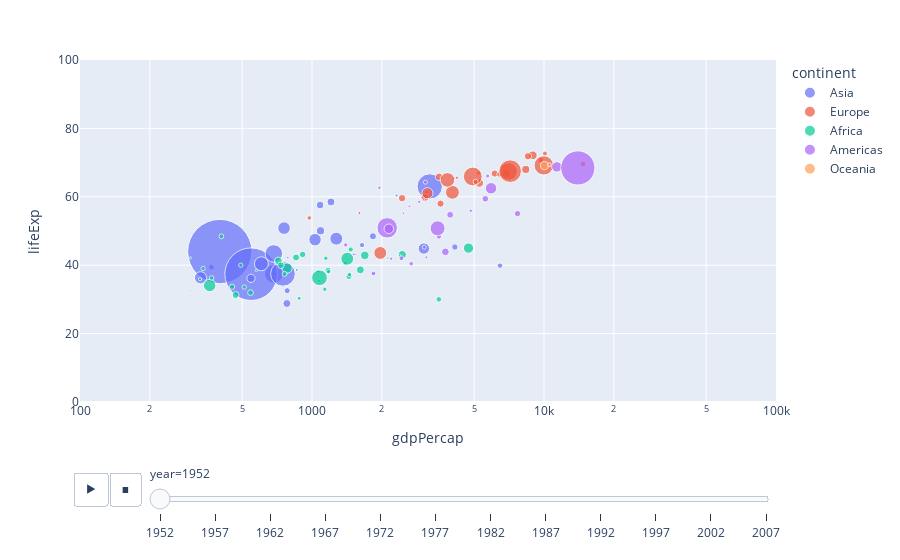

The notebook cell this image was saved under:
### Code cell
fig = px.scatter(df,
                 x = 'gdpPercap',
                 y = 'lifeExp',
                 size = 'pop',
                 color='continent',
                 hover_name='country',
                 animation_frame='year',
                 range_x=[100,100000],
                 animation_group='country',
                 log_x=True,
                 range_y=[0, 100],
                 size_max=70)

fig

### Figure 1 — Plotly figure (JSON) as saved in the notebook; plotly's stock layout.template omitted (floating-point values rounded to 4 significant figures)
{"data": [{"hovertemplate": "<b>%{hovertext}</b><br><br>continent=Asia<br>year=1952<br>gdpPercap=%{x}<br>lifeExp=%{y}<br>pop=%{marker.size}<extra></extra>", "hovertext": ["Afghanistan", "Bahrain", "Bangladesh", "Cambodia", "China", "Hong Kong, China", "India", "Indonesia", "Iran", "Iraq", "Israel", "Japan", "Jordan", "Korea, Dem. Rep.", "Korea, Rep.", "Kuwait", "Lebanon", "Malaysia", "Mongolia", "Myanmar", "Nepal", "Oman", "Pakistan", "Philippines", "Saudi Arabia", "Singapore", "Sri Lanka", "Syria", "Taiwan", "Thailand", "Vietnam", "West Bank and Gaza", "Yemen, Rep."], "ids": ["Afghanistan", "Bahrain", "Bangladesh", "Cambodia", "China", "Hong Kong, China", "India", "Indonesia", "Iran", "Iraq", "Israel", "Japan", "Jordan", "Korea, Dem. Rep.", "Korea, Rep.", "Kuwait", "Lebanon", "Malaysia", "Mongolia", "Myanmar", "Nepal", "Oman", "Pakistan", "Philippines", "Saudi Arabia", "Singapore", "Sri Lanka", "Syria", "Taiwan", "Thailand", "Vietnam", "West Bank and Gaza", "Yemen, Rep."], "legendgroup": "Asia", "marker": {"color": "#636efa", "size": [8425333, 120447, 46886859, 4693836, 556263527, 2125900, 372000000, 82052000, 17272000, 5441766, 1620914, 86459025, 607914, 8865488, 20947571, 160000, 1439529, 6748378, 800663, 20092996, 9182536, 507833, 41346560, 22438691, 4005677, 1127000, 7982342, 3661549, 8550362, 21289402, 26246839, 1030585, 4963829], "sizemode": "area", "sizeref": 269100.0, "symbol": "circle"}, "mode": "markers", "name": "Asia", "orientation": "v", "showlegend": true, "type": "scatter", "x": [779.4, 9867.0, 684.2, 368.5, 400.4, 3054.0, 546.6, 749.7, 3035.0, 4130.0, 4087.0, 3217.0, 1547.0, 1088.0, 1031.0, 108400.0, 4835.0, 1831.0, 786.6, 331, 545.9, 1828.0, 684.6, 1273.0, 6460.0, 2315.0, 1084.0, 1643.0, 1207.0, 757.8, 605.1, 1516.0, 781.7], "xaxis": "x", "y": [28.8, 50.94, 37.48, 39.42, 44, 60.96, 37.37, 37.47, 44.87, 45.32, 65.39, 63.03, 43.16, 50.06, 47.45, 55.56, 55.93, 48.46, 42.24, 36.32, 36.16, 37.58, 43.44, 47.75, 39.88, 60.4, 57.59, 45.88, 58.5, 50.85, 40.41, 43.16, 32.55], "yaxis": "y"}, {"hovertemplate": "<b>%{hovertext}</b><br><br>continent=Europe<br>year=1952<br>gdpPercap=%{x}<br>lifeExp=%{y}<br>pop=%{marker.size}<extra></extra>", "hovertext": ["Albania", "Austria", "Belgium", "Bosnia and Herzegovina", "Bulgaria", "Croatia", "Czech Republic", "Denmark", "Finland", "France", "Germany", "Greece", "Hungary", "Iceland", "Ireland", "Italy", "Montenegro", "Netherlands", "Norway", "Poland", "Portugal", "Romania", "Serbia", "Slovak Republic", "Slovenia", "Spain", "Sweden", "Switzerland", "Turkey", "United Kingdom"], "ids": ["Albania", "Austria", "Belgium", "Bosnia and Herzegovina", "Bulgaria", "Croatia", "Czech Republic", "Denmark", "Finland", "France", "Germany", "Greece", "Hungary", "Iceland", "Ireland", "Italy", "Montenegro", "Netherlands", "Norway", "Poland", "Portugal", "Romania", "Serbia", "Slovak Republic", "Slovenia", "Spain", "Sweden", "Switzerland", "Turkey", "United Kingdom"], "legendgroup": "Europe", "marker": {"color": "#EF553B", "size": [1282697, 6927772, 8730405, 2791000, 7274900, 3882229, 9125183, 4334000, 4090500, 42459667, 69145952, 7733250, 9504000, 147962, 2952156, 47666000, 413834, 10381988, 3327728, 25730551, 8526050, 16630000, 6860147, 3558137, 1489518, 28549870, 7124673, 4815000, 22235677, 50430000], "sizemode": "area", "sizeref": 269100.0, "symbol": "circle"}, "mode": "markers", "name": "Europe", "orientation": "v", "showlegend": true, "type": "scatter", "x": [1601.0, 6137.0, 8343.0, 973.5, 2444.0, 3119.0, 6876.0, 9692.0, 6425.0, 7030.0, 7144.0, 3531.0, 5264.0, 7268.0, 5210.0, 4931.0, 2648.0, 8942.0, 10100.0, 4029.0, 3068.0, 3145.0, 3581.0, 5075.0, 4215.0, 3834.0, 8528.0, 14730.0, 1969.0, 9980.0], "xaxis": "x", "y": [55.23, 66.8, 68, 53.82, 59.6, 61.21, 66.87, 70.78, 66.55, 67.41, 67.5, 65.86, 64.03, 72.49, 66.91, 65.94, 59.16, 72.13, 72.67, 61.31, 59.82, 61.05, 58.0, 64.36, 65.57, 64.94, 71.86, 69.62, 43.59, 69.18], "yaxis": "y"}, {"hovertemplate": "<b>%{hovertext}</b><br><br>continent=Africa<br>year=1952<br>gdpPercap=%{x}<br>lifeExp=%{y}<br>pop=%{marker.size}<extra></extra>", "hovertext": ["Algeria", "Angola", "Benin", "Botswana", "Burkina Faso", "Burundi", "Cameroon", "Central African Republic", "Chad", "Comoros", "Congo, Dem. Rep.", "Congo, Rep.", "Cote d'Ivoire", "Djibouti", "Egypt", "Equatorial Guinea", "Eritrea", "Ethiopia", "Gabon", "Gambia", "Ghana", "Guinea", "Guinea-Bissau", "Kenya", "Lesotho", "Liberia", "Libya", "Madagascar", "Malawi", "Mali", "Mauritania", "Mauritius", "Morocco", "Mozambique", "Namibia", "Niger", "Nigeria", "Reunion", "Rwanda", "Sao Tome and Principe", "Senegal", "Sierra Leone", "Somalia", "South Africa", "Sudan", "Swaziland", "Tanzania", "Togo", "Tunisia", "Uganda", "Zambia", "Zimbabwe"], "ids": ["Algeria", "Angola", "Benin", "Botswana", "Burkina Faso", "Burundi", "Cameroon", "Central African Republic", "Chad", "Comoros", "Congo, Dem. Rep.", "Congo, Rep.", "Cote d'Ivoire", "Djibouti", "Egypt", "Equatorial Guinea", "Eritrea", "Ethiopia", "Gabon", "Gambia", "Ghana", "Guinea", "Guinea-Bissau", "Kenya", "Lesotho", "Liberia", "Libya", "Madagascar", "Malawi", "Mali", "Mauritania", "Mauritius", "Morocco", "Mozambique", "Namibia", "Niger", "Nigeria", "Reunion", "Rwanda", "Sao Tome and Principe", "Senegal", "Sierra Leone", "Somalia", "South Africa", "Sudan", "Swaziland", "Tanzania", "Togo", "Tunisia", "Uganda", "Zambia", "Zimbabwe"], "legendgroup": "Africa", "marker": {"color": "#00cc96", "size": [9279525, 4232095, 1738315, 442308, 4469979, 2445618, 5009067, 1291695, 2682462, 153936, 14100005, 854885, 2977019, 63149, 22223309, 216964, 1438760, 20860941, 420702, 284320, 5581001, 2664249, 580653, 6464046, 748747, 863308, 1019729, 4762912, 2917802, 3838168, 1022556, 516556, 9939217, 6446316, 485831, 3379468, 33119096, 257700, 2534927, 60011, 2755589, 2143249, 2526994, 14264935, 8504667, 290243, 8322925, 1219113, 3647735, 5824797, 2672000, 3080907], "sizemode": "area", "sizeref": 269100.0, "symbol": "circle"}, "mode": "markers", "name": "Africa", "orientation": "v", "showlegend": true, "type": "scatter", "x": [2449.0, 3521.0, 1063.0, 851.2, 543.3, 339.3, 1173.0, 1071.0, 1179.0, 1103.0, 780.5, 2126.0, 1389.0, 2670.0, 1419.0, 375.6, 328.9, 362.1, 4293.0, 485.2, 911.3, 510.2, 299.9, 853.5, 298.8, 575.6, 2388.0, 1443.0, 369.2, 452.3, 743.1, 1968.0, 1688.0, 468.5, 2424.0, 761.9, 1077.0, 2719.0, 493.3, 879.6, 1450.0, 879.8, 1136.0, 4725.0, 1616.0, 1148.0, 716.7, 859.8, 1468.0, 734.8, 1147.0, 406.9], "xaxis": "x", "y": [43.08, 30.02, 38.22, 47.62, 31.98, 39.03, 38.52, 35.46, 38.09, 40.72, 39.14, 42.11, 40.48, 34.81, 41.89, 34.48, 35.93, 34.08, 37.0, 30, 43.15, 33.61, 32.5, 42.27, 42.14, 38.48, 42.72, 36.68, 36.26, 33.69, 40.54, 50.99, 42.87, 31.29, 41.73, 37.44, 36.32, 52.72, 40, 46.47, 37.28, 30.33, 32.98, 45.01, 38.63, 41.41, 41.22, 38.6, 44.6, 39.98, 42.04, 48.45], "yaxis": "y"}, {"hovertemplate": "<b>%{hovertext}</b><br><br>continent=Americas<br>year=1952<br>gdpPercap=%{x}<br>lifeExp=%{y}<br>pop=%{marker.size}<extra></extra>", "hovertext": ["Argentina", "Bolivia", "Brazil", "Canada", "Chile", "Colombia", "Costa Rica", "Cuba", "Dominican Republic", "Ecuador", "El Salvador", "Guatemala", "Haiti", "Honduras", "Jamaica", "Mexico", "Nicaragua", "Panama", "Paraguay", "Peru", "Puerto Rico", "Trinidad and Tobago", "United States", "Uruguay", "Venezuela"], "ids": ["Argentina", "Bolivia", "Brazil", "Canada", "Chile", "Colombia", "Costa Rica", "Cuba", "Dominican Republic", "Ecuador", "El Salvador", "Guatemala", "Haiti", "Honduras", "Jamaica", "Mexico", "Nicaragua", "Panama", "Paraguay", "Peru", "Puerto Rico", "Trinidad and Tobago", "United States", "Uruguay", "Venezuela"], "legendgroup": "Americas", "marker": {"color": "#ab63fa", "size": [17876956, 2883315, 56602560, 14785584, 6377619, 12350771, 926317, 6007797, 2491346, 3548753, 2042865, 3146381, 3201488, 1517453, 1426095, 30144317, 1165790, 940080, 1555876, 8025700, 2227000, 662850, 157553000, 2252965, 5439568], "sizemode": "area", "sizeref": 269100.0, "symbol": "circle"}, "mode": "markers", "name": "Americas", "orientation": "v", "showlegend": true, "type": "scatter", "x": [5911.0, 2677.0, 2109.0, 11370.0, 3940.0, 2144.0, 2627.0, 5587.0, 1398.0, 3522.0, 3048.0, 2428.0, 1840.0, 2195.0, 2899.0, 3478.0, 3112.0, 2480.0, 1952.0, 3759.0, 3082.0, 3023.0, 13990.0, 5717.0, 7690.0], "xaxis": "x", "y": [62.48, 40.41, 50.92, 68.75, 54.74, 50.64, 57.21, 59.42, 45.93, 48.36, 45.26, 42.02, 37.58, 41.91, 58.53, 50.79, 42.31, 55.19, 62.65, 43.9, 64.28, 59.1, 68.44, 66.07, 55.09], "yaxis": "y"}, {"hovertemplate": "<b>%{hovertext}</b><br><br>continent=Oceania<br>year=1952<br>gdpPercap=%{x}<br>lifeExp=%{y}<br>pop=%{marker.size}<extra></extra>", "hovertext": ["Australia", "New Zealand"], "ids": ["Australia", "New Zealand"], "legendgroup": "Oceania", "marker": {"color": "#FFA15A", "size": [8691212, 1994794], "sizemode": "area", "sizeref": 269100.0, "symbol": "circle"}, "mode": "markers", "name": "Oceania", "orientation": "v", "showlegend": true, "type": "scatter", "x": [10040.0, 10560.0], "xaxis": "x", "y": [69.12, 69.39], "yaxis": "y"}], "layout": {"legend": {"itemsizing": "constant", "title": {"text": "continent"}, "tracegroupgap": 0}, "margin": {"t": 60}, "sliders": [{"active": 0, "currentvalue": {"prefix": "year="}, "len": 0.9, "pad": {"b": 10, "t": 60}, "steps": [{"args": [["1952"], {"frame": {"duration": 0, "redraw": false}, "fromcurrent": true, "mode": "immediate", "transition": {"duration": 0, "easing": "linear"}}], "label": "1952", "method": "animate"}, {"args": [["1957"], {"frame": {"duration": 0, "redraw": false}, "fromcurrent": true, "mode": "immediate", "transition": {"duration": 0, "easing": "linear"}}], "label": "1957", "method": "animate"}, {"args": [["1962"], {"frame": {"duration": 0, "redraw": false}, "fromcurrent": true, "mode": "immediate", "transition": {"duration": 0, "easing": "linear"}}], "label": "1962", "method": "animate"}, {"args": [["1967"], {"frame": {"duration": 0, "redraw": false}, "fromcurrent": true, "mode": "immediate", "transition": {"duration": 0, "easing": "linear"}}], "label": "1967", "method": "animate"}, {"args": [["1972"], {"frame": {"duration": 0, "redraw": false}, "fromcurrent": true, "mode": "immediate", "transition": {"duration": 0, "easing": "linear"}}], "label": "1972", "method": "animate"}, {"args": [["1977"], {"frame": {"duration": 0, "redraw": false}, "fromcurrent": true, "mode": "immediate", "transition": {"duration": 0, "easing": "linear"}}], "label": "1977", "method": "animate"}, {"args": [["1982"], {"frame": {"duration": 0, "redraw": false}, "fromcurrent": true, "mode": "immediate", "transition": {"duration": 0, "easing": "linear"}}], "label": "1982", "method": "animate"}, {"args": [["1987"], {"frame": {"duration": 0, "redraw": false}, "fromcurrent": true, "mode": "immediate", "transition": {"duration": 0, "easing": "linear"}}], "label": "1987", "method": "animate"}, {"args": [["1992"], {"frame": {"duration": 0, "redraw": false}, "fromcurrent": true, "mode": "immediate", "transition": {"duration": 0, "easing": "linear"}}], "label": "1992", "method": "animate"}, {"args": [["1997"], {"frame": {"duration": 0, "redraw": false}, "fromcurrent": true, "mode": "immediate", "transition": {"duration": 0, "easing": "linear"}}], "label": "1997", "method": "animate"}, {"args": [["2002"], {"frame": {"duration": 0, "redraw": false}, "fromcurrent": true, "mode": "immediate", "transition": {"duration": 0, "easing": "linear"}}], "label": "2002", "method": "animate"}, {"args": [["2007"], {"frame": {"duration": 0, "redraw": false}, "fromcurrent": true, "mode": "immediate", "transition": {"duration": 0, "easing": "linear"}}], "label": "2007", "method": "animate"}], "x": 0.1, "xanchor": "left", "y": 0, "yanchor": "top"}], "updatemenus": [{"buttons": [{"args": [null, {"frame": {"duration": 500, "redraw": false}, "fromcurrent": true, "mode": "immediate", "transition": {"duration": 500, "easing": "linear"}}], "label": "&#9654;", "method": "animate"}, {"args": [[null], {"frame": {"duration": 0, "redraw": false}, "fromcurrent": true, "mode": "immediate", "transition": {"duration": 0, "easing": "linear"}}], "label": "&#9724;", "method": "animate"}], "direction": "left", "pad": {"r": 10, "t": 70}, "showactive": false, "type": "buttons", "x": 0.1, "xanchor": "right", "y": 0, "yanchor": "top"}], "xaxis": {"anchor": "y", "domain": [0, 1], "range": [2, 5], "title": {"text": "gdpPercap"}, "type": "log"}, "yaxis": {"anchor": "x", "domain": [0, 1], "range": [0, 100], "title": {"text": "lifeExp"}}}}
